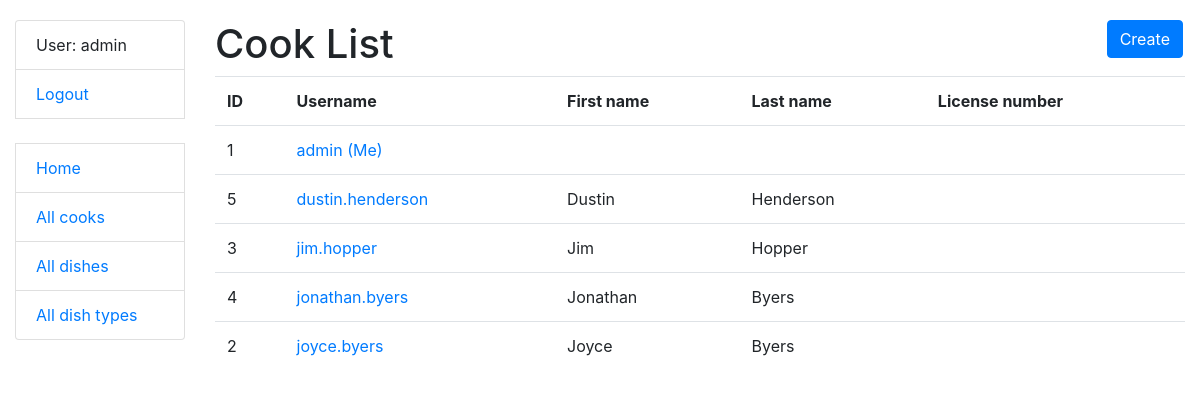
Before: /cooks/ (signed in) with the older database file.
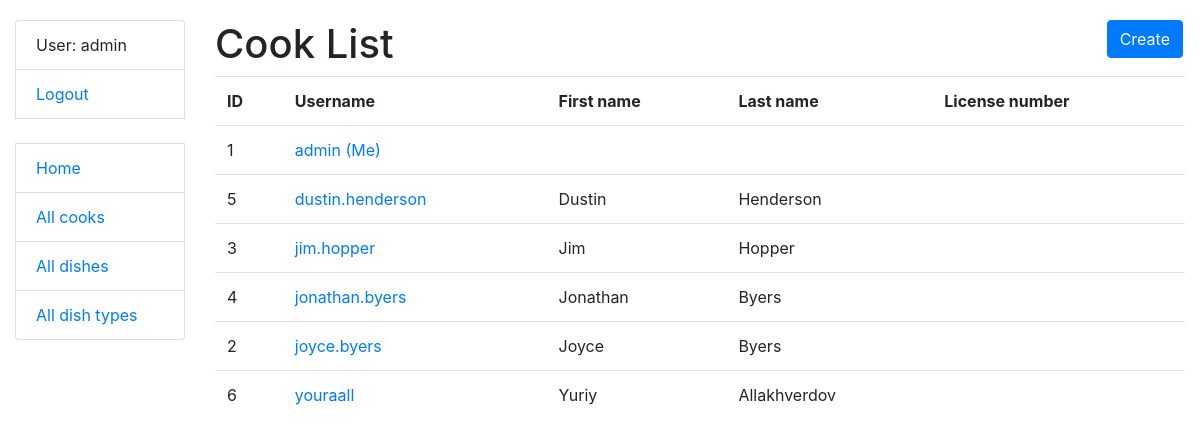
After: the same page with the newer database file.
### kitchen/models.py (models this page shows, shortened)
class Cook(AbstractUser):
    years_of_experience = models.IntegerField(null=True, blank=True)
    class Meta:
        ordering = ["username"]
    def get_absolute_url(self):
        return reverse("kitchen:cook-detail", kwargs={"pk": self.pk})

### kitchen/views.py (the view)
class CookListView(LoginRequiredMixin, generic.ListView):
    model = Cook

### templates/kitchen/cook_list.html
{% extends "base.html" %}
{% block content %}
    <h1>
      Cook List
      <a href="{% url "kitchen:cook-create" %}" class="btn btn-primary link-to-page">
          Create
      </a>
    </h1>
    {% if cook_list %}
      <table class="table">
        <tr>
          <th>ID</th>
          <th>Username</th>
          <th>First name</th>
          <th>Last name</th>
          <th>License number</th>
        </tr>
        {% for cook in cook_list %}
          <tr>
            <td>{{ cook.id }}</td>
            <td><a href="{{ cook.get_absolute_url }}">{{ cook.username }} {% if user == cook %} (Me){% endif %}</a></td>
            <td>{{ cook.first_name }}</td>
            <td>{{ cook.last_name }}</td>
            <td>{{ cook.license_number }}</td>
          </tr>
        {% endfor %}
      </table>
    {% else %}
      <p>There are no cooks in kitchen</p>
    {% endif %}
{% endblock %}

### templates/base.html (shortened to what this page needs)
<!DOCTYPE html>
<html lang="en">
<head>
    <link rel="stylesheet"
          href="https://cdn.jsdelivr.net/npm/bootstrap@4.5.3/dist/css/bootstrap.min.css"
>
    {% load static %}
    <link rel="stylesheet" href="{% static 'css/styles.css' %}">
</head>
<body>
<div class="container-fluid">
    <div class="row">
        <div class="col-sm-2">
            {% block sidebar %}
              {% include "includes/sidebar.html" %}
            {% endblock %}
        </div>
        <div class="col-sm-10 ">
            {% block content %}
            {% endblock %}
        </div>
    </div>
</div>
</body>
</html>

### templates/includes/sidebar.html
<ul class="sidebar-nav list-group">
  {% if user.is_authenticated %}
    <li class="list-group-item">User: {{ user.username }}</li>
    <li class="list-group-item"><a href="{% url 'logout' %}">Logout</a></li>
  {% else %}
    <li class="list-group-item"><a href="{% url 'login' %}">Login</a></li>
  {% endif %}
  <br>
  <li class="list-group-item"><a href="{% url 'kitchen:index' %}">Home</a></li>
  <li class="list-group-item"><a href="{% url 'kitchen:cook-list' %}">All cooks</a></li>
  <li class="list-group-item"><a href="{% url 'kitchen:dish-list' %}">All dishes</a></li>
  <li class="list-group-item"><a href="{% url 'kitchen:dish-type-list' %}">All dish types</a></li>
</ul>

### static/css/styles.css (style rules this page uses)
body { margin-top: 20px; }
.link-to-page { float: right; margin: 0 2px 0 2px; }

Changed rows visible on the page:
added Cook: id "6", username "youraall", first_name "Yuriy", last_name "Allakhverdov"
